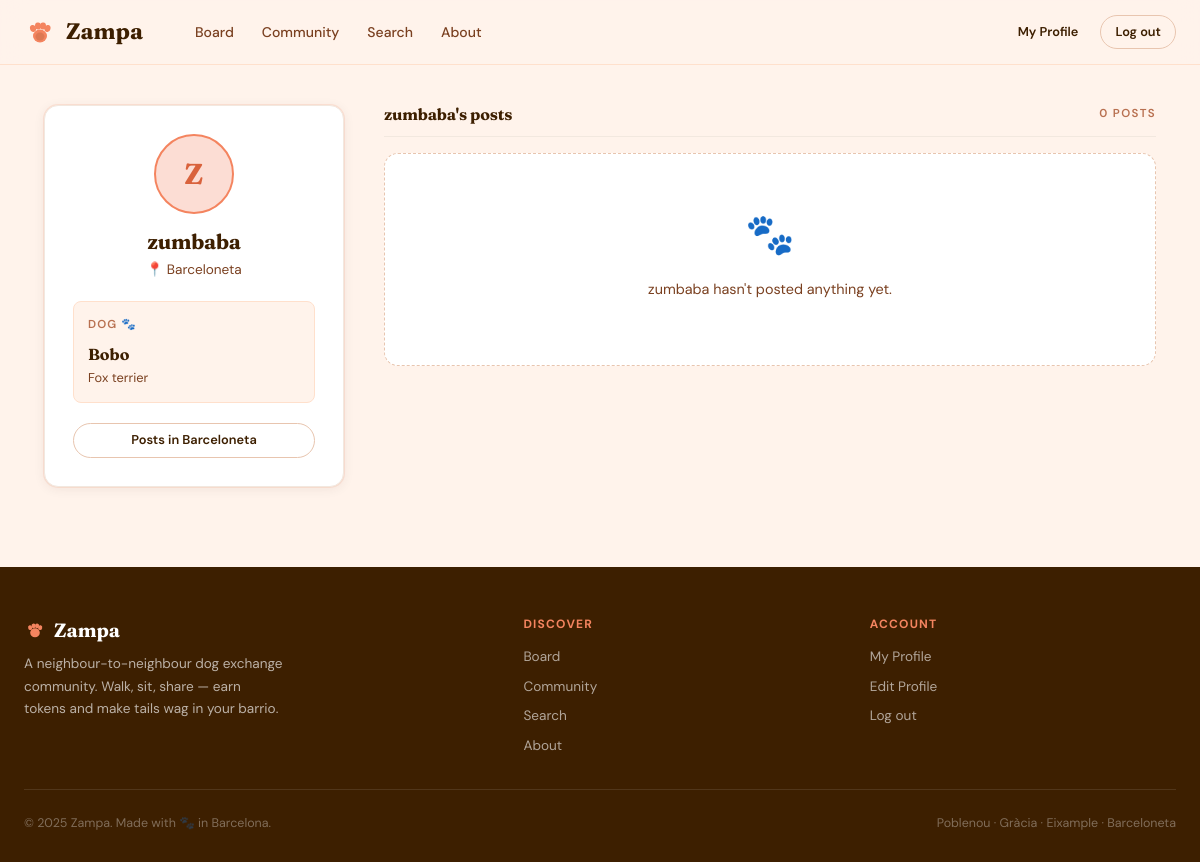
Screenshot of /user/2 (signed in) with the database file from the repository.
### tables this page shows
CREATE TABLE users (
            id INTEGER PRIMARY KEY AUTOINCREMENT,
            username TEXT,
            email TEXT UNIQUE,
            password TEXT,
            neighborhood TEXT,
            dog_name TEXT,
            dog_breed TEXT
        , dog_sex TEXT, dog_age INTEGER, dog_weight REAL, dog_behaviour TEXT, profile_pic TEXT);

### app.py (the view)
@app.route("/user/<int:user_id>")
def user_profile(user_id):
    conn = get_db_connection()
    cursor = conn.cursor()
    cursor.execute("SELECT * FROM users WHERE id = ?", (user_id,))
    user_row = cursor.fetchone()
    if user_row is None:
        conn.close()
        return "<h2>User not found</h2>"
    cursor.execute("SELECT * FROM posts WHERE user_id = ?", (user_id,))
    post_rows = cursor.fetchall()
    conn.close()
    user  = row_to_user(user_row)
    posts = [{
        "id":           row["id"],
        "title":        row["title"],
        "description":  row["description"],
        "neighborhood": row["neighborhood"],
        "time":         row["time"],
        "type":         row["type"],
    } for row in post_rows]
    return render_template("user_profile.html", user=user, posts=posts)

### app.py (called while the page is built)
def get_db_connection():
    conn = sqlite3.connect("database.db")
    conn.row_factory = sqlite3.Row
    return conn

def row_to_user(row):
    return {
        "id":             row["id"],
        "username":       row["username"],
        "email":          row["email"],
        "neighborhood":   row["neighborhood"],
        "dog_name":       row["dog_name"],
        "dog_breed":      row["dog_breed"],
        "dog_sex":        row["dog_sex"],
        "dog_age":        row["dog_age"],
        "dog_weight":     row["dog_weight"],
        "dog_behaviour":  row["dog_behaviour"],
        "profile_pic":    row["profile_pic"],
    }

### templates/user_profile.html (shortened to what this page needs)
{% extends "base.html" %}
{% block content %}
<div class="profile-layout">
  <aside>
    <div class="profile-card">
      {%- if user.profile_pic -%}
                <img src="{{ url_for('static', filename='uploads/' + user.profile_pic) }}"
                     alt="{{ user.username }}"
                     class="avatar avatar--xl profile-card__avatar"
                     style="object-fit:cover;" />
              {%- else -%}
                <div class="avatar avatar--xl profile-card__avatar">{{ user.username[0].upper() }}</div>
              {%- endif -%}
      <h2 class="profile-card__name">{{ user.username }}</h2>
      <p class="profile-card__hood">📍 {{ user.neighborhood or 'Barcelona' }}</p>
      {% if user.dog_name %}
        <div class="profile-card__dog">
          <p class="dog-label">Dog 🐾</p>
          <p class="dog-name">{{ user.dog_name }}</p>
          {% set meta = [] %}
          {% if user.dog_breed %}{% set meta = meta + [user.dog_breed] %}{% endif %}
          {% if user.dog_sex   %}{% set meta = meta + [user.dog_sex]   %}{% endif %}
          {% if meta %}
            <p class="dog-info">{{ meta | join(' · ') }}</p>
          {% endif %}
          {% set stats = [] %}
          {% if user.dog_age    %}{% set stats = stats + [user.dog_age|string + ' yr'] %}{% endif %}
          {% if user.dog_weight %}{% set stats = stats + [user.dog_weight|string + ' kg'] %}{% endif %}
        </div>
      {% endif %}
      <div style="margin-top:20px;">
        <a href="{{ url_for('board') }}?neighborhood={{ user.neighborhood }}"
           class="btn btn-outline btn-sm" style="width:100%;">
          Posts in {{ user.neighborhood or 'this area' }}
        </a>
      </div>
    </div>
  </aside>
  <div class="profile-main">
    <div class="profile-section">
      <div class="profile-section__header">
        <h3>{{ user.username }}'s posts</h3>
        <span class="eyebrow">{{ posts|length }} post{{ 's' if posts|length != 1 }}</span>
      </div>
      {% if posts %}
        <div class="posts-grid">
          {% for post in posts %}
            {% set type_label = {'walk':'🦮 Walk','sit':'🏠 Sit','offer':'🤝 Offer'} %}
            <div class="post-card" data-type="{{ post.type }}">
              <div class="post-card__accent"></div>
              <div class="post-card__body">
                <div class="post-card__meta">
                  <span class="post-type-badge post-type-badge--{{ post.type }}">
                    {{ type_label.get(post.type, post.type) }}
                  </span>
                  {% if post.time %}
                    <span class="post-card__hood">🕐 {{ post.time }}</span>
                  {% endif %}
                </div>
                <h3 class="post-card__title">{{ post.title }}</h3>
                {% if post.description %}
                  <p class="post-card__desc">{{ post.description }}</p>
                {% endif %}
              </div>
              <div class="post-card__footer">
                <span class="post-card__hood">📍 {{ post.neighborhood }}</span>
              </div>
            </div>
          {% endfor %}
        </div>
      {% else %}
        <div class="empty-state">
          <div class="empty-state__icon">🐾</div>
          <p>{{ user.username }} hasn't posted anything yet.</p>
        </div>
      {% endif %}
    </div>
  </div>
</div>
{% endblock %}

### static/css/zampa.css (style rules this page uses)
:root { --peach-pale: #FFF3EB; --peach-mid: #FFE0CC; --peach-warm: #FFCBA8; --coral: #F4845F; --coral-deep: #D9623C; --coral-light: #FCDDD4; --mint: #57C4A0; --mint-pale: #D4F2E7; --mint-deep: #2E8C6E; --ink: #3D1F00; --ink-mid: #7A4020; --ink-light: #B87050; --ink-faint: #E8C5AF; --white: #FFFFFF; --gray-100: #FDF8F4; --gray-200: #F2E8DF; --gray-400: #C8A890; --gray-600: #9A7060; --walk-color: #F4845F; --sit-color: #57C4A0; --offer-color: #F5C842; --radius-sm: 8px; --radius-md: 14px; --radius-lg: 22px; --radius-pill: 999px; --shadow-sm: 0 1px 4px rgba(61,31,0,0.06); --shadow-md: 0 4px 16px rgba(61,31,0,0.09); --shadow-lg: 0 8px 32px rgba(61,31,0,0.13); --shadow-card: 0 2px 12px rgba(61,31,0,0.07), 0 0 0 1px rgba(244,132,95,0.15); --transition: 0.2s cubic-bezier(0.4, 0, 0.2, 1); }
*, *::before, *::after { box-sizing: border-box; margin: 0; padding: 0; }
html { scroll-behavior: smooth; }
body { font-family: 'DM Sans', sans-serif; background: var(--peach-pale); color: var(--ink); font-size: 16px; line-height: 1.6; min-height: 100vh; }
a { color: inherit; text-decoration: none; }
h1, h2, h3, h4 { font-family: 'Fraunces', serif; line-height: 1.2; letter-spacing: -0.01em; }
h2 { font-size: clamp(1.5rem, 3vw, 2.2rem); font-weight: 400; }
h3 { font-size: 1.25rem; font-weight: 700; }
.eyebrow { font-family: 'DM Sans', sans-serif; font-size: 0.72rem; font-weight: 600; letter-spacing: 0.12em; text-transform: uppercase; color: var(--ink-light); }
.btn { display: inline-flex; align-items: center; justify-content: center; gap: 8px; font-size: 0.875rem; font-weight: 600; padding: 10px 20px; border-radius: var(--radius-pill); border: none; cursor: pointer; transition: all var(--transition); white-space: nowrap; }
.btn-outline { background: transparent; color: var(--ink); border: 1.5px solid var(--ink-faint); }
.btn-sm { padding: 6px 14px; font-size: 0.8rem; }
.avatar { width: 30px; height: 30px; border-radius: 50%; background: var(--coral-light); border: 2px solid var(--coral); display: flex; align-items: center; justify-content: center; font-family: 'Fraunces', serif; font-size: 0.75rem; font-weight: 700; color: var(--coral-deep); flex-shrink: 0; }
.avatar--xl { width: 80px; height: 80px; font-size: 1.8rem; }
.profile-layout { max-width: 1160px; margin: 0 auto; padding: 40px 24px 80px; display: grid; grid-template-columns: 300px 1fr; gap: 40px; align-items: start; }
.profile-card { background: var(--white); border-radius: var(--radius-md); padding: 28px; box-shadow: var(--shadow-card); border: 1px solid var(--gray-200); text-align: center; position: sticky; top: 84px; }
.profile-card__avatar { margin: 0 auto 16px; }
.profile-card__name { font-family: 'Fraunces', serif; font-size: 1.3rem; font-weight: 700; margin-bottom: 4px; color: var(--ink); }
.profile-card__hood { font-size: 0.85rem; color: var(--ink-mid); margin-bottom: 20px; display: flex; align-items: center; justify-content: center; gap: 4px; }
.profile-card__dog { background: var(--peach-pale); border: 1px solid var(--peach-mid); border-radius: var(--radius-sm); padding: 14px; text-align: left; margin-top: 16px; }
.profile-card__dog .dog-label { font-size: 0.72rem; font-weight: 600; text-transform: uppercase; letter-spacing: 0.1em; color: var(--ink-light); margin-bottom: 8px; }
.profile-card__dog .dog-name { font-family: 'Fraunces', serif; font-size: 1rem; font-weight: 700; color: var(--ink); }
.profile-card__dog .dog-info { font-size: 0.8rem; color: var(--ink-mid); }
.profile-section { margin-bottom: 36px; }
.profile-section__header { display: flex; align-items: center; justify-content: space-between; margin-bottom: 16px; padding-bottom: 12px; border-bottom: 1px solid var(--gray-200); }
.profile-section__header h3 { font-size: 1rem; }
.empty-state { background: var(--white); border: 1.5px dashed var(--ink-faint); border-radius: var(--radius-md); padding: 48px 24px; text-align: center; color: var(--ink-light); }
.empty-state__icon { font-size: 2.5rem; margin-bottom: 12px; }
.empty-state p { font-size: 0.9rem; margin-bottom: 16px; color: var(--ink-mid); }

### rows the page displays
users: username "Z", username "zumbaba", neighborhood "Barceloneta", dog_name "Bobo", dog_breed "Fox terrier"

### other values shown
{{ posts|length }} "0"
{{ 's' if posts|length != 1 }} "S"
